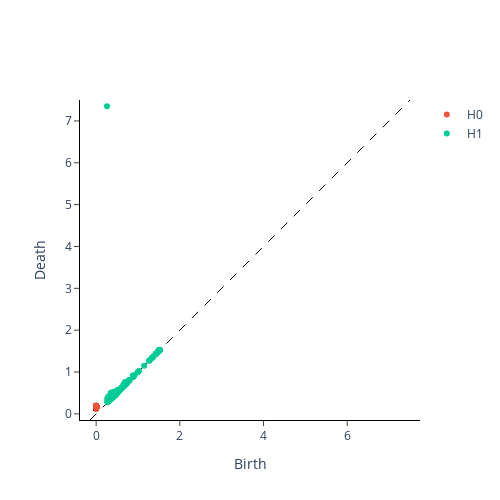

Notebook code for this chart:
### Code cell
homology_dimensions = (0,1)
VRP = VietorisRipsPersistence(homology_dimensions=homology_dimensions)
PerDiagram = VRP.fit_transform_plot(y_embedded[None,:,:])

### Figure 1 — Plotly figure (JSON) as saved in the notebook; plotly's stock layout.template omitted (floating-point values rounded to 4 significant figures; data arrays with more than 128 entries replaced by an {"elided": "..."} marker saying what was removed)
{"data": [{"hoverinfo": "none", "line": {"color": "black", "dash": "dash", "width": 1}, "mode": "lines", "showlegend": false, "type": "scatter", "x": [-0.1471, 7.501], "y": [-0.1471, 7.501]}, {"hoverinfo": "text", "hovertext": {"elided": "724 str values"}, "mode": "markers", "name": "H0", "type": "scatter", "x": {"elided": "724 int values"}, "y": {"elided": "724 float values"}}, {"hoverinfo": "text", "hovertext": {"elided": "288 str values"}, "mode": "markers", "name": "H1", "type": "scatter", "x": {"elided": "288 float values"}, "y": {"elided": "288 float values"}}], "layout": {"height": 500, "plot_bgcolor": "white", "width": 500, "xaxis": {"autorange": false, "exponentformat": "e", "linecolor": "black", "linewidth": 1, "mirror": false, "range": [-0.1471, 7.501], "showexponent": "all", "showline": true, "side": "bottom", "ticks": "outside", "title": {"text": "Birth"}, "type": "linear", "zeroline": true}, "yaxis": {"autorange": false, "exponentformat": "e", "linecolor": "black", "linewidth": 1, "mirror": false, "range": [-0.1471, 7.501], "scaleanchor": "x", "scaleratio": 1, "showexponent": "all", "showline": true, "side": "left", "ticks": "outside", "title": {"text": "Death"}, "type": "linear", "zeroline": true}}}
